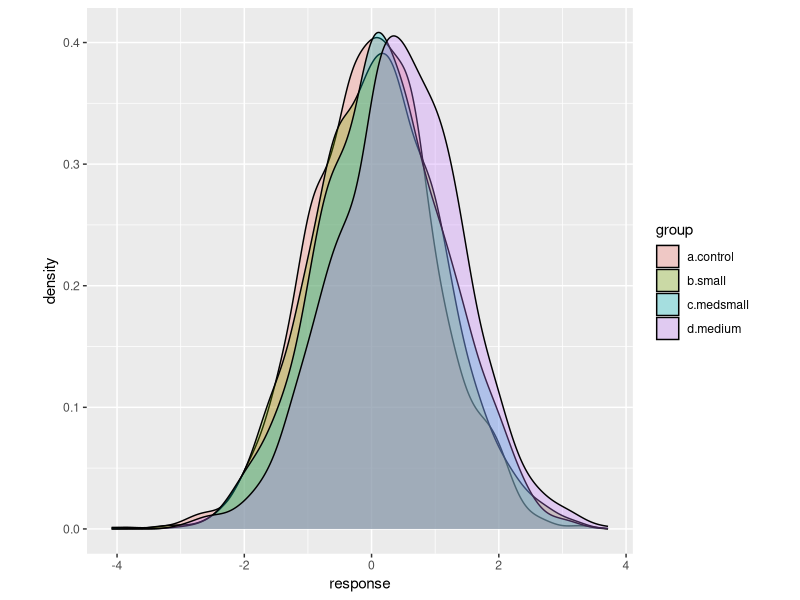
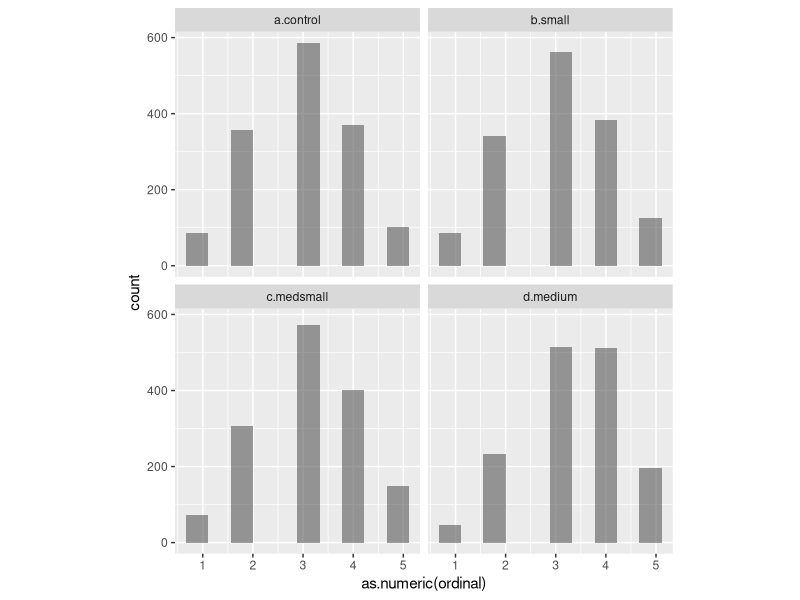

Write the R code that produced these figures, in order. (Note: this script raises an error after producing the figures.)
## ---- chunk 1
memory.limit(100000)
## ---- chunk 2

# tidyverse simply used for data wrangling and plotting
library(tidyverse)

## ---- chunk 3
four.group.datamaker <- function(sim = 1, a = 0, b = .1, c = .2, d = .4) {

  # first a tibble (data frame) with 1500 ppts, with the different groups showing
  # effect sizes in Cohen's d of .1, .2, and .4
  four.groups <- tibble(a.control = rnorm(1500, a, 1),
                        b.small = rnorm(1500, b, 1),
                        c.medsmall = rnorm(1500, c, 1),
                        d.medium = rnorm(1500, d, 1),
                        sample.size = 1:1500) %>%

    # turn the data into long form
    pivot_longer(cols = 'a.control':'d.medium', names_to = 'group', values_to = 'response') %>%

    # put cutpoints in the data to make it more similar to the ordinal responses we would get
    mutate(ordinal = case_when(response < -1.5 ~ 1,
                               response < -.5 ~ 2,
                               response < .5 ~ 3,
                               response < 1.5 ~ 4,
                               response >= 1.5 ~ 5),

           # for the purposes of this demo we will not analyse it as ordinal as it takes longer
           # to run the regressions, but if you did so you would also want to make the response
           # a factor
           ordinal = as.factor(ordinal),
           sim = sim)

  return(four.groups)

}

# test that the function works to make one data set before making many!
test.data <- four.group.datamaker()

ggplot(data = test.data) +
  geom_density(aes(x = response, fill = group), alpha = .3) +
  theme(
    aspect.ratio = 1
  )

ggplot(data = test.data) +
  geom_histogram(aes(x = as.numeric(ordinal)), alpha = .6,
                 position = position_dodge(), bins = 10) +
  facet_wrap(~group) +
  theme(
    aspect.ratio = 1
  )

## ---- chunk 4
library(furrr)

plan(multisession)
options <- furrr_options(seed = 48238)
## ---- chunk 5

# we will pass N = 500 simulations to the map function
nsims <- 1:500

# the map function will run our data-making function over 1000 simulations
sim.data <- future_map_dfr(.x = nsims, .f = four.group.datamaker,
                           a = 0, b = .1, c = .2, d = .4, .options = options)

# split the simulated data into the separate simulations
sim.data <- sim.data %>% group_by(sim) %>% group_split()

## ---- chunk 6
head(sim.data[[1]])
## ---- chunk 7

linear.reg.maker <- function(data, breaks) {

  # this function cuts the data set it is given into different sample sizes
  cut.samples <- function(break.point, data) {
    cut.data <- filter(data, sample.size <= break.point)
    cut.data <- mutate(cut.data,
                       sample.size = break.point)
    return(cut.data)
  }

  data.cuts <- map_dfr(.x = breaks, .f = cut.samples, data = data)

  # the data is split according to the sample size
  # to feed to the regression model
  data.cuts <- data.cuts %>% group_by(sample.size) %>% group_split()

  # this function runs the regression
  run.reg <- function(data) {

    four.group.form <- as.numeric(ordinal) ~ 1 + group

    four.group.reg <-
      lm(formula = four.group.form,
           data = data)

    # we extract confidence intervals for the parameters of interest
    ci99 <- confint(four.group.reg, level = .99)
    ci95 <- confint(four.group.reg, level = .95)

    # we create an output to show the confidence intervals around the effects
    # and some additional inference info, e.g., 'nonzero' indicates whether
    # the lower bound of the CI excludes 0 or not.
    # 'width' indicates the width of the confidence interval,
    # for assessment of precision
    output <- tibble(group = c('small', 'medsmall', 'medium',
                               'small', 'medsmall', 'medium'),
                     interval = c(.99, .99, .99, .95, .95, .95),
                     lower = c(ci99[[2,1]], ci99[[3,1]], ci99[[4,1]],
                               ci95[[2,1]], ci95[[3,1]], ci95[[4,1]]),
                     upper = c(ci99[[2,2]], ci99[[3,2]], ci99[[4,2]],
                               ci95[[2,2]], ci95[[3,2]], ci95[[4,2]])) %>%
      mutate('nonzero' = case_when(lower > 0 ~ 1,
                                   TRUE ~ 0),
             'width' = abs(upper - lower),
             'sim' = data[[1, 'sim']],
             'cell.size' = nrow(data)/4)

    return(output)
  }

  # run the regression function over the different sample sizes
  output <- map_df(.x = data.cuts, .f = run.reg)

  return(output)
}


## ---- chunk 8

t1 <- Sys.time()
linreg.output <- future_map_dfr(.x = sim.data,
                                .f = linear.reg.maker,
                                breaks = seq(from = 150, to = 1500, by = 150))
t2 <- Sys.time()
t2 - t1

## ---- chunk 9

# group the data according to group, confidence interval, and size per group
four.group.lin.summary <- linreg.output %>% group_by(group, interval, cell.size) %>%
  # summarise the amount of times we get a CI greater than 0
  summarise(.groups = 'keep',
            'ci above 0 vs. control' = sum(nonzero)/5)  %>%
  # change some factors for plotting
  mutate(interval = factor(interval, levels = c('0.95', '0.99'),
                           labels = c('95% CI', '99% CI')),
         'Effect size' = factor(group, levels = c('small', 'medsmall', 'medium'),
                                labels = c('Very small (.1)', 'Small (.2)', 'Medium (.4)')))

## ---- chunk 10

ggplot(data = four.group.lin.summary) +
  scale_x_continuous(limits = c(100, 1550), breaks = seq(from = 150, to = 1500, by = 150)) +
  scale_y_continuous(limits = c(0, 100), breaks = seq(from = 0, to = 100, by = 20)) +
  geom_hline(aes(yintercept = 80), linetype = 'dashed', size = .33, alpha = .25) +
  geom_hline(aes(yintercept = 90), linetype = 'dashed', size = .33, alpha = .25) +
  geom_path(aes(x = cell.size, y = `ci above 0 vs. control`, color = `Effect size`,
                group = `Effect size`), size = .66) +
  geom_point(aes(x = cell.size, y = `ci above 0 vs. control`, color = `Effect size`),
             size = 1.5) +
  labs(y = 'Power to detect a non-zero effect',
       x = 'Number of participants per condition (control group not included)') +
  scale_color_manual(values = c('#c10d0d', '#7dc3c2', '#dcc55b')) +
  facet_wrap(~interval) +
  theme(
    aspect.ratio = 1,
    panel.grid.major = element_line(colour = "white", size = 0.33),
    panel.grid.minor = element_line(colour = "white", size = 0.2),
    panel.background = element_rect(fill = "grey96"),
    axis.line = element_line(color = 'black', size = 0.375),
    axis.ticks = element_line(color = 'black', size = 0.5),
    text = element_text(color = 'black', family = 'Gill Sans MT', size = 9),
    axis.text = element_text(color = 'black', family = 'Gill Sans MT', size = 7),
    strip.background = element_blank()
  )
